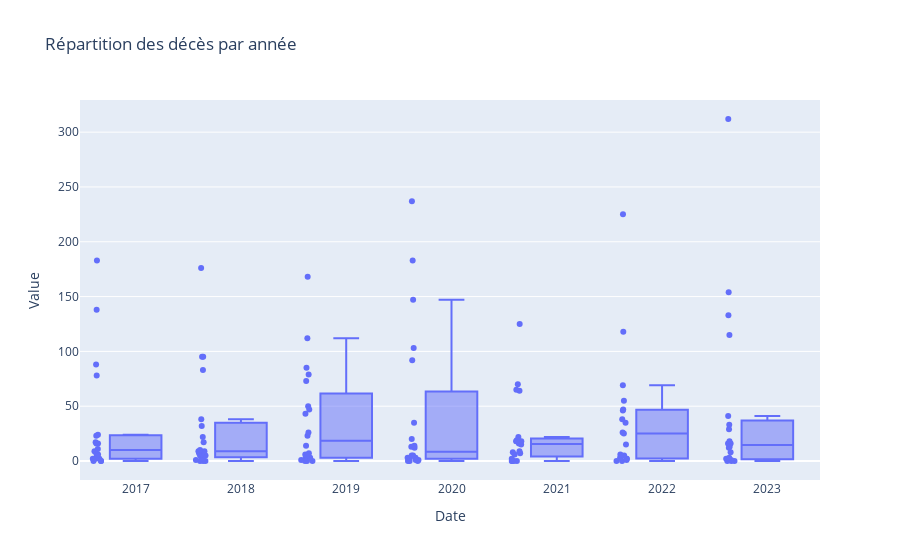

Here is the notebook cell this chart was saved with:
### Code cell
fig = px.box(
    agg_deces,
    x="Date",
    y="Value",
    points="all",
    title="Répartition des décès par année"
)
fig.update_layout(height=500)
fig.show()

### Figure 1 — Plotly figure (JSON) as saved in the notebook; plotly's stock layout.template omitted (floating-point values rounded to 4 significant figures; data arrays with more than 128 entries replaced by an {"elided": "..."} marker saying what was removed)
{"data": [{"alignmentgroup": "True", "boxpoints": "all", "hovertemplate": "Date=%{x}<br>Value=%{y}<extra></extra>", "legendgroup": "", "marker": {"color": "#636efa"}, "name": "", "notched": false, "offsetgroup": "", "orientation": "v", "showlegend": false, "type": "box", "x": {"elided": "139 int values"}, "x0": " ", "xaxis": "x", "y": {"elided": "139 int values"}, "y0": " ", "yaxis": "y"}], "layout": {"autosize": true, "boxmode": "group", "legend": {"tracegroupgap": 0}, "title": {"text": "Répartition des décès par année"}, "xaxis": {"anchor": "y", "autorange": true, "domain": [0, 1], "range": [2016.0, 2024.0], "title": {"text": "Date"}, "type": "linear"}, "yaxis": {"anchor": "x", "autorange": true, "domain": [0, 1], "range": [-17.33, 329.3], "title": {"text": "Value"}, "type": "linear"}}}
